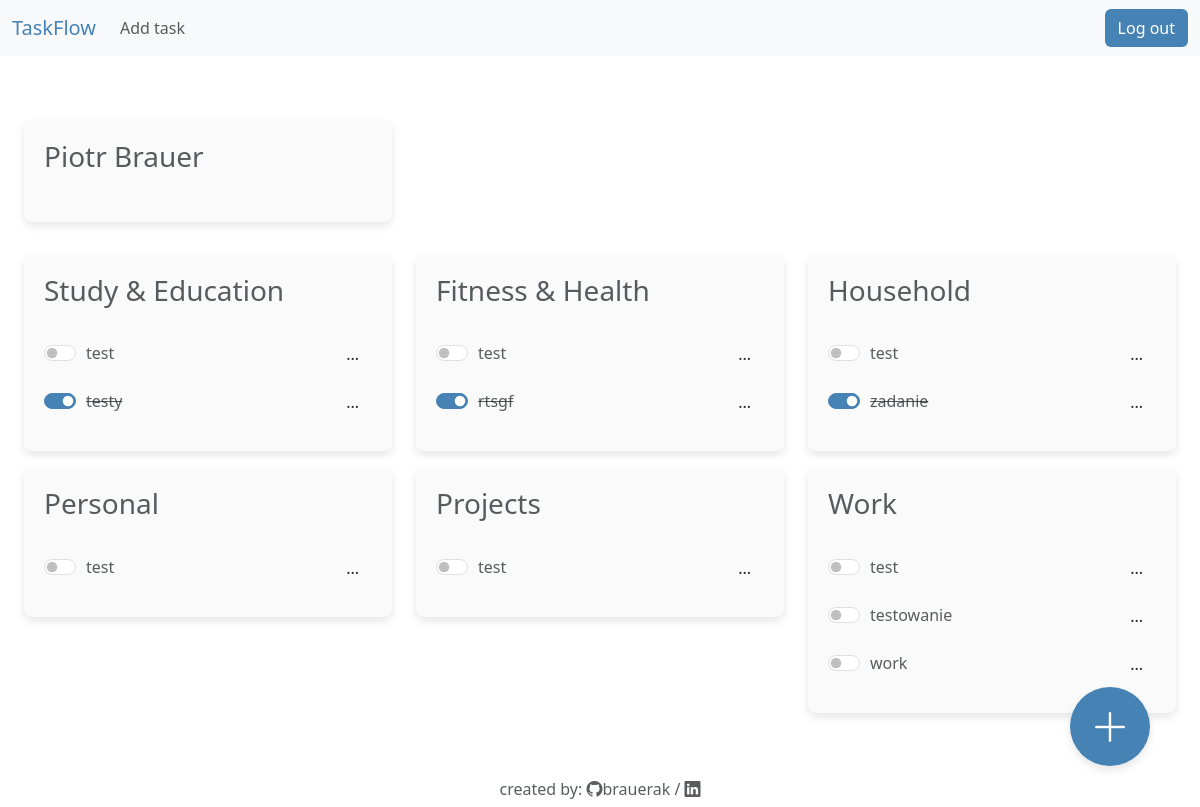
Page / (signed in) on the earlier database version.
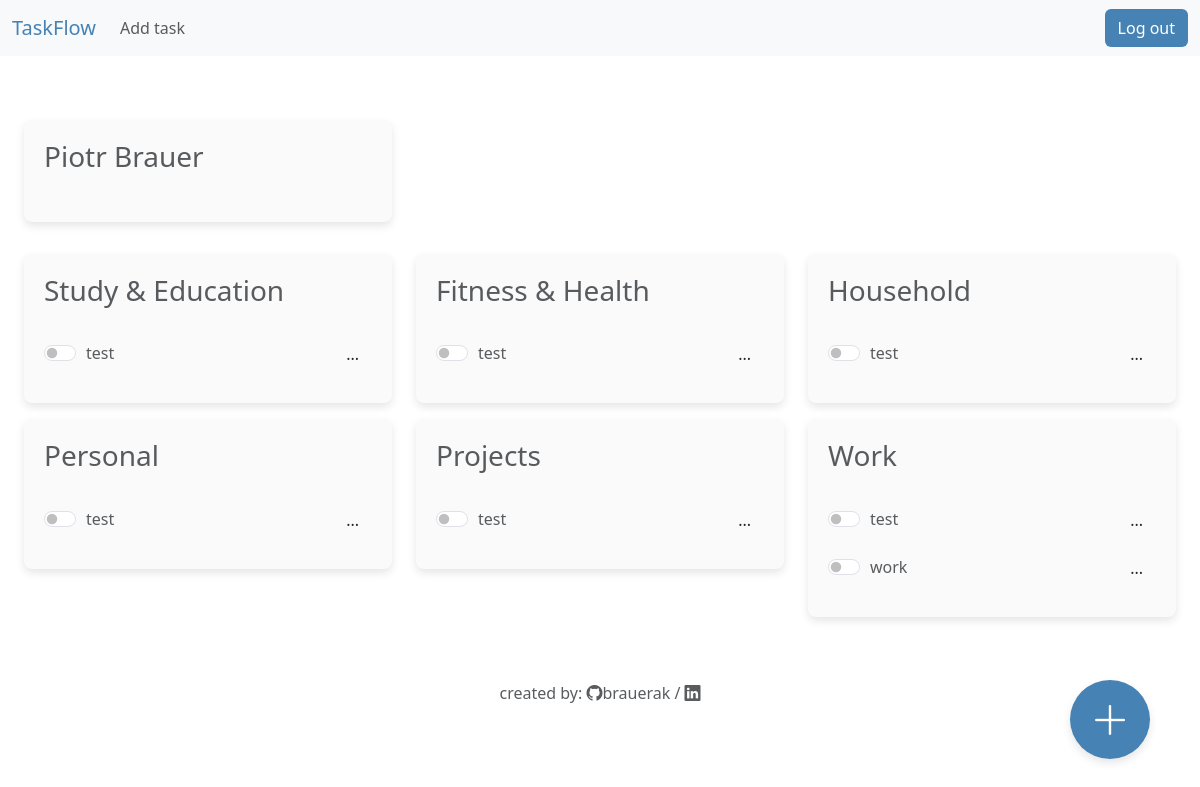
Same page on the later database version.
### models.py (models this page shows)
class User(Base):
    __tablename__ = 'users'
    id = Column(Integer, primary_key=True)
    email = Column(String)
    password = Column(String(128))
    first_name = Column(String)
    last_name = Column(String)
    created_at = Column(DateTime, default=datetime.utcnow)
    tasks = relationship("Task", back_populates="user")

class Task(Base):
    __tablename__ = 'tasks'
    id = Column(Integer, primary_key=True)
    user_id = Column(Integer, ForeignKey('users.id'))
    title = Column(String)
    description = Column(String, default='none')
    category = Column(Enum(Categories))
    completed = Column(Boolean, default=False)
    priority = Column(Enum(PriorityLevel))
    created_at = Column(DateTime, default=datetime.utcnow)
    user = relationship("User", back_populates="tasks")

### app.py (the view)
@app.route("/")
@login_required
def index():
    if "user_id" in session:
        user_id = session["user_id"]
        user_data = db_session.query(User).filter_by(id=user_id).all()
        tasks = db_session.query(Task).filter_by(user_id=user_id).order_by( Task.category, Task.completed).all()
        tasks_by_category = defaultdict(list)
        for task in tasks:
            tasks_by_category[task.category.value].append(task)
        return render_template("index.html", user_data=user_data, tasks_by_category=tasks_by_category)
    else:
        return redirect("login.html")

### helpers.py (called while the page is built)
def login_required(f):
    @wraps(f)
    def decorated_function(*args, **kwargs):
        if session.get("user_id") is None:
            return redirect("/login")
        return f(*args, **kwargs)
    return decorated_function

### templates/index.html (shortened to what this page needs)
{% extends "layout.html" %}
{% block login %}
<a class="btn" style="background-color: steelblue; color: white;" href="/logout">Log out</a>
{% endblock %}
{% block main %}
<div class="container-fluid mt-3">
  <div class="row justify-content-start mb-3">
    <div class="col-md-4 mb-3">
      <div class="task-list">
        <header class="task-list-header text-center text-muted">
          {% if user_data %}
            {% for user in user_data %}
                <h3>{{ user.first_name }} {{ user.last_name }}</h3>
            {% endfor %}
          {% endif %}
        </header>
      </div>
    </div>
  </div>
  <div class="row">
    {% for category_name, tasks in tasks_by_category.items() %}
        {% if tasks %}
        <div class="col-md-4 mb-3">
        <div class="task-list">
            <header class="task-list-header text-muted">
            <h3>{{ category_name }}</h3>
            </header>
            <ul class="tasks">
                {% for task in tasks %}
                <li class="task">
                <form class="form-check form-switch" action="{{ url_for('toggle_task', task_id=task.id) }}" method="post">
                    <input class="form-check-input" type="checkbox" role="switch" id="task-{{ task.id }}" onchange="this.form.submit()"{{ 'checked' if task.completed}}>
                    <label class="form-check-label {{ 'task-completed' if task.completed }} text-muted" for="task-{{ task.id }}">{{ task.title }}</label>
                </form>
                <button
                type="button"
                class="btn"
                data-bs-toggle="modal"
                data-bs-target="#taskModal-{{ task.id }}"
                >
                ...
                </button>
            </li>
            {% endfor %}
            </ul>
        </div>
        </div>
        {% endif %}
    {% endfor %}
  </div>
</div>
<div class="add_icon">
  <a class="bi bi-plus-lg" href="/addtask"></a>
</div>
{% endblock %}

### templates/layout.html (shortened to what this page needs)
<!DOCTYPE html>
<html lang="en">
  <head>
      <link rel="stylesheet" href="{{ url_for('static', filename='styles.css') }}">
      <link href="https://cdn.jsdelivr.net/npm/bootstrap@5.3.2/dist/css/bootstrap.min.css" rel="stylesheet">
      <link rel="stylesheet" href="https://cdn.jsdelivr.net/npm/bootstrap-icons@1.11.2/font/bootstrap-icons.min.css">
  </head>
  <body>
    <nav class="navbar navbar-expand-lg bg-body-tertiary">
      <div class="container-fluid">
        <a class="navbar-brand" style="color: steelblue;" href="/">TaskFlow</a>
        <div class="collapse navbar-collapse" id="navbarSupportedContent">
          <ul class="navbar-nav me-auto mb-2 mb-lg-0">
            <li class="nav-item">
              <a class="nav-link active text-muted" aria-current="page" href="/addtask">Add task</a>
            </li>
        </div>
        <div class="d-grid gap-2 d-md-flex justify-content-md-end">
        {% block login %}{% endblock %}
        </div>
      </div>
    </nav>
      <main class="container-fluid py-5 text-center">
        {% block main %}{% endblock %}
      </main>
    <footer class="text-center text-muted" style="height: 30px;">
      created by:
      <a class="bi bi-github text-muted bottom-0" href="https://github.com/brauerak">brauerak</a>
      /
      <a class="bi bi-linkedin text-muted" href="/"></a>
    </footer>
  </body>
</html>

### static/styles.css (style rules this page uses)
* { color: black; }
nav { background-color: #fafafa; }
.add_icon { position: fixed; bottom: 50px; right: 50px; }
.bi-plus-lg { cursor: pointer; font-size: 40px; padding: 0.75rem 1.25rem; z-index: 1050; border-radius: 50%; box-shadow: 0 4px 8px rgba(0, 0, 0, 0.1); color: white; font-weight: bold; background-color: steelblue; }
.bi-github { color: black; text-decoration: none; }
.task-list { background: #fafafa; border-radius: 8px; box-shadow: 0 4px 8px rgba(0, 0, 0, 0.1); padding: 20px; max-width: 400px; margin: auto; }
.task-list-header { display: flex; justify-content: space-between; align-items: center; margin-bottom: 20px; }
.tasks { list-style: none; padding: 0; margin: 0; }
.task { display: flex; align-items: center; justify-content: space-between; margin-bottom: 10px; }
.task input[type="checkbox"] { margin-right: 10px; }
.task label { flex-grow: 1; }
.form-check-input + .form-check-label::before { background-color: #fff; }

Differences in the rows shown:
removed Task: title "testy", completed True (drawn), shown under "Study & Education"
removed Task: title "rtsgf", completed True (drawn), shown under "Fitness & Health"
removed Task: title "zadanie", completed True (drawn), shown under "Household"
removed Task: title "testowanie", shown under "Work"
